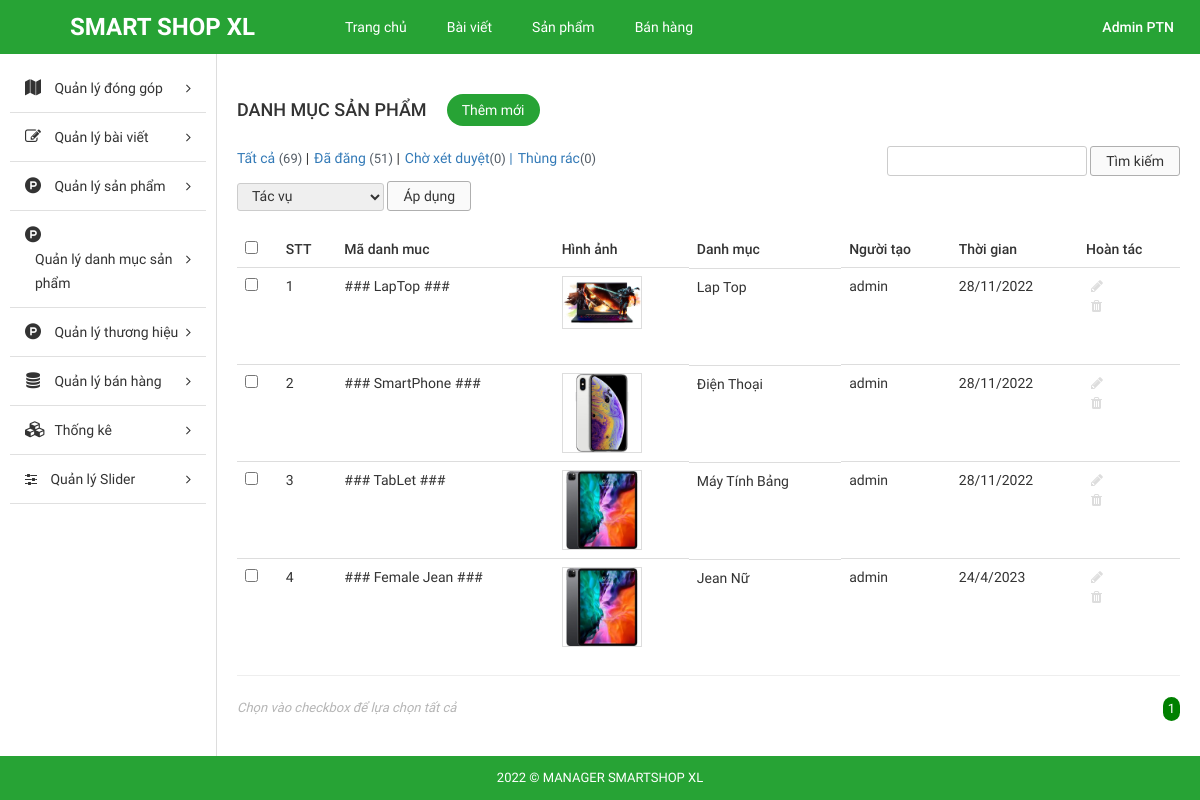
Before: /Source_code/admin/index.php?modules=categorys&controllers=index&action=list (signed in) with the older database file.
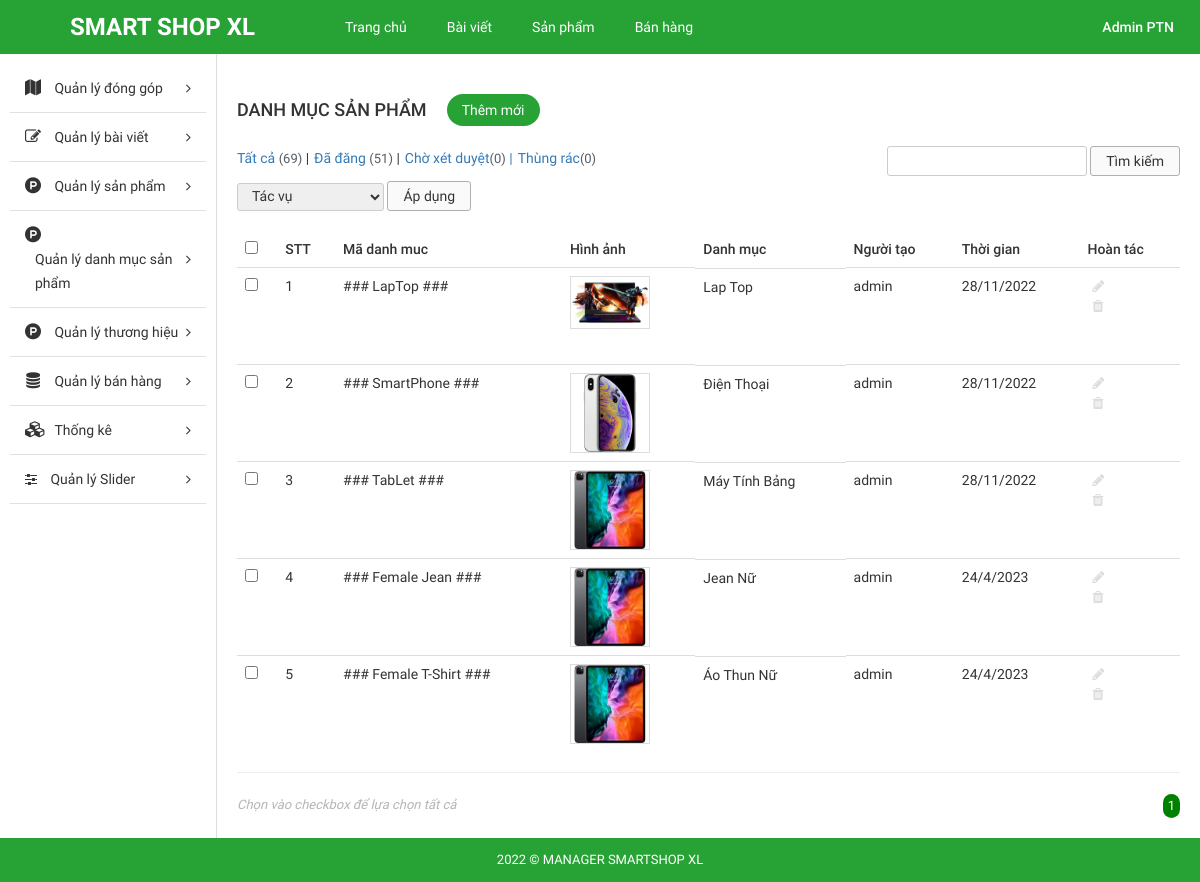
After: the same page with the newer database file.
### tables this page shows
CREATE TABLE `tbl_category` (
  `id` int NOT NULL AUTO_INCREMENT,
  `name` varchar(255) NOT NULL,
  `code` varchar(255) NOT NULL,
  `image` varchar(255) NOT NULL,
  `description` text NOT NULL,
  `create_date` varchar(255) NOT NULL,
  `user` varchar(255) NOT NULL,
  PRIMARY KEY (`id`)
);

### Source_code/admin/libraries/database.php (called while the page is built, shortened)
<?php
function db_query($query_string) {
    global $conn;
    $result = mysqli_query($conn, $query_string);
    return $result;
}
function db_fetch_array($query_string) {
    $result = array();
    $mysqli_result = db_query($query_string);
    while ($row = mysqli_fetch_assoc($mysqli_result)) {
        $result[] = $row;
    }
    return $result;
}

### Source_code/admin/modules/categorys/models/indexModel.php (called while the page is built, shortened)
<?php
function getAll() {
	return db_fetch_array("SELECT * FROM `tbl_category`");
}

### Source_code/admin/modules/categorys/controllers/indexController.php (called while the page is built, shortened)
<?php
function listAction() {
	$data_tmp = getAll();
	if(!empty($_GET['page'])){
		$page = $_GET['page'];
	}else{
		$page =1;
	}
	$numProduct = count($data_tmp);
	$productOnPage = 5;
	$num = ceil($numProduct/$productOnPage);
	$start = ($page - 1) * $productOnPage;
	$res =[];
	for ($i=$start; $i < $start+$productOnPage; $i++) {
		if(isset($data_tmp[$i]))
        $res[] = $data_tmp[$i];
	};
	$data = [$res, $num, $page];
	load_view('list',$data);
}

### Source_code/admin/core/router.php (called while the page is built, shortened)
<?php
$action_name = get_action().'Action';
call_function(array('construct', $action_name));

### Source_code/admin/core/appload.php (called while the page is built, shortened)
<?php
require CONFIGPATH . DIRECTORY_SEPARATOR . 'database.php';
require LIBPATH . DIRECTORY_SEPARATOR . 'database.php';
require COREPATH . DIRECTORY_SEPARATOR . 'base.php';
require COREPATH . DIRECTORY_SEPARATOR . 'router.php';

### Source_code/admin/index.php (called while the page is built, shortened)
<?php
require COREPATH.DIRECTORY_SEPARATOR.'appload.php';

### Source_code/admin/modules/categorys/views/listView.php (the view, shortened to what the rows shown need)
<div id="main-content-wp" class="list-product-page">
    <div class="wrap clearfix">
        <div id="content" class="fl-right">
            <div class="section" id="title-page">
                <div class="clearfix">
                    <h3 id="index" class="fl-left">Danh Mục Sản Phẩm</h3>
                    <a href="?modules=categorys&controllers=index&action=add" title="" id="add-new" class="fl-left">Thêm mới</a>
                </div>
            </div>
            <div class="section" id="detail-page">
                <div class="section-detail">
                    <div class="filter-wp clearfix">
                        <ul class="post-status fl-left">
                            <li class="all"><a href="">Tất cả <span class="count">(69)</span></a> |</li>
                            <li class="publish"><a href="">Đã đăng <span class="count">(51)</span></a> |</li>
                            <li class="pending"><a href="">Chờ xét duyệt<span class="count">(0)</span> |</a></li>
                            <li class="pending"><a href="">Thùng rác<span class="count">(0)</span></a></li>
                        </ul>
                        <form method="GET" class="form-s fl-right">
                            <input type="text" name="s" id="s">
                            <input type="submit" name="sm_s" value="Tìm kiếm">
                        </form>
                    </div>
                    <div class="actions">
                        <form method="GET" action="" class="form-actions">
                            <select name="actions">
                                <option value="0">Tác vụ</option>
                            </select>
                            <input type="submit" name="sm_action" value="Áp dụng">
                        </form>
                    </div>
                    <div class="table-responsive">
                        <table class="table list-table-wp">
                            <thead>
                                <tr>
                                    <td><input type="checkbox" name="checkAll" id="checkAll"></td>
                                    <td><span class="thead-text">STT</span></td>
                                    <td><span class="thead-text">Mã danh muc</span></td>
                                    <td><span class="thead-text">Hình ảnh</span></td>
                                    <td><span class="thead-text">Danh mục</span></td>
                                    <td><span class="thead-text">Người tạo</span></td>
                                    <td><span class="thead-text">Thời gian</span></td>
                                    <td><span class="thead-text">Hoàn tác</span></td>
                                </tr>
                            </thead>
                            <tbody>
                                <?php $i=0; if(!empty($data['0'])) foreach ($data['0'] as $key => $value) { $i++;?>
                                <tr>
                                    <td><input type="checkbox" name="checkItem" class="checkItem"></td>
                                    <td><span class="tbody-text"><?php echo $i; ?></h3></span>
                                    <td><span class="tbody-text"><?php echo $value['code']; ?></h3></span>
                                    <td>
                                        <div class="tbody-thumb">
                                            <img src="<?php echo $value['image']; ?>" alt="">
                                        </div>
                                    </td>
                                    <td class="clearfix">
                                        <div class="tb-title fl-left">
                                            <h3><?php echo $value['name']; ?></h3>
                                        </div>
                                    </td>
                                    <td><span class="tbody-text"><?php echo $value['user']; ?></span></td>
                                    <td><span class="tbody-text"><?php echo $value['create_date']; ?></span></td>
                                    <td>
                                        <ul class="list-operation ">
                                            <li><a href="?modules=categorys&contollers=index&action=edit&id=<?php echo $value['id']; ?>" title="Sửa" class="edit"><i class="fa fa-pencil" aria-hidden="true"></i></a></li>
                                            <li><a href="?modules=categorys&contollers=index&action=delete&id=<?php echo $value['id']; ?>" title="Xóa" class="delete"><i class="fa fa-trash" aria-hidden="true"></i></a></li>
                                        </ul>
                                    </td>
                                </tr>
                                <?php }; ?>
                            </tbody>
                        </table>
                        <hr>
                    </div>
                </div>
            </div>
            <div class="section" id="paging-wp">
                <div class="section-detail clearfix">
                    <p id="desc" class="fl-left">Chọn vào checkbox để lựa chọn tất cả</p>
                    <ul id="list-paging" class="fl-right">
                        <?php for ($i=1; $i <= $data['1'] ; $i++) { ?>
                        <li>
                            <a <?php if($i == $data['2']) echo 'style="background-color: green;color:white; border-radius:300px;"';  ?>  href="?modules=categorys&controllers=index&action=list&page=<?php echo $i; ?>" title=""><?php echo $i; ?></a>
                        </li>
                        <?php }; ?>
                    </ul>
                </div>
            </div>
        </div>
    </div>
</div>

### Source_code/admin/core/base.php (shortened to what the rows shown need)
<?php
function get_module() {
    global $config;
    $module = isset($_GET['modules']) ? $_GET['modules'] : $config['default_module'];
    return $module;
}
function call_function($list_function = array()) {
    if (is_array($list_function)) {
        foreach ($list_function as $f) {
            if (function_exists($f())) {
                $f();
            }
        }
    }
}
function load_view($name, $data_send = array()) {
    $data = $data_send;
    $path = MODULESPATH . DIRECTORY_SEPARATOR . get_module() . DIRECTORY_SEPARATOR . 'views' . DIRECTORY_SEPARATOR . $name . 'View.php';
    if (file_exists($path)) {
        require $path;
    } else {
        echo "Không tìm thấy {$path}";
    }
}
function get_header($name = '') {
    global $data;
    if (empty($name)) {
        $name = 'header';
    } else {
        $name = "header-{$name}";
    }
    $path = LAYOUTPATH . DIRECTORY_SEPARATOR . $name . '.php';
    if (file_exists($path)) {
        if (is_array($data)) {
            foreach ($data as $key => $a) {
                $$key = $a;
            }
        }
        require $path;
    } else {
        echo "Không tìm thấy {$path}";
    }
}
function get_footer($name = '') {
    global $data;
    if (empty($name)) {
        $name = 'footer';
    } else {
        $name = "footer-{$name}";
    }
    $path = LAYOUTPATH . DIRECTORY_SEPARATOR . $name . '.php';
    if (file_exists($path)) {
        if (is_array($data)) {
            foreach ($data as $key => $a) {
                $$key = $a;
            }
        }
        require $path;
    } else {
        echo "Không tìm thấy {$path}";
    }
}
function get_sidebar($name = '') {
    global $data;
    if (empty($name)) {
        $name = 'sidebar';
    } else {
        $name = "sidebar-{$name}";
    }
    $path = LAYOUTPATH . DIRECTORY_SEPARATOR . $name . '.php';
    if (file_exists($path)) {
        if (is_array($data)) {
            foreach ($data as $key => $a) {
                $$key = $a;
            }
        }
        require $path;
    } else {
        echo "Không tìm thấy {$path}";
    }
}
?>

Changed rows visible on the page:
added tbl_category: code "### Female T-Shirt ###", image (picture), name "Áo Thun Nữ", user "admin", create_date "24/4/2023"
